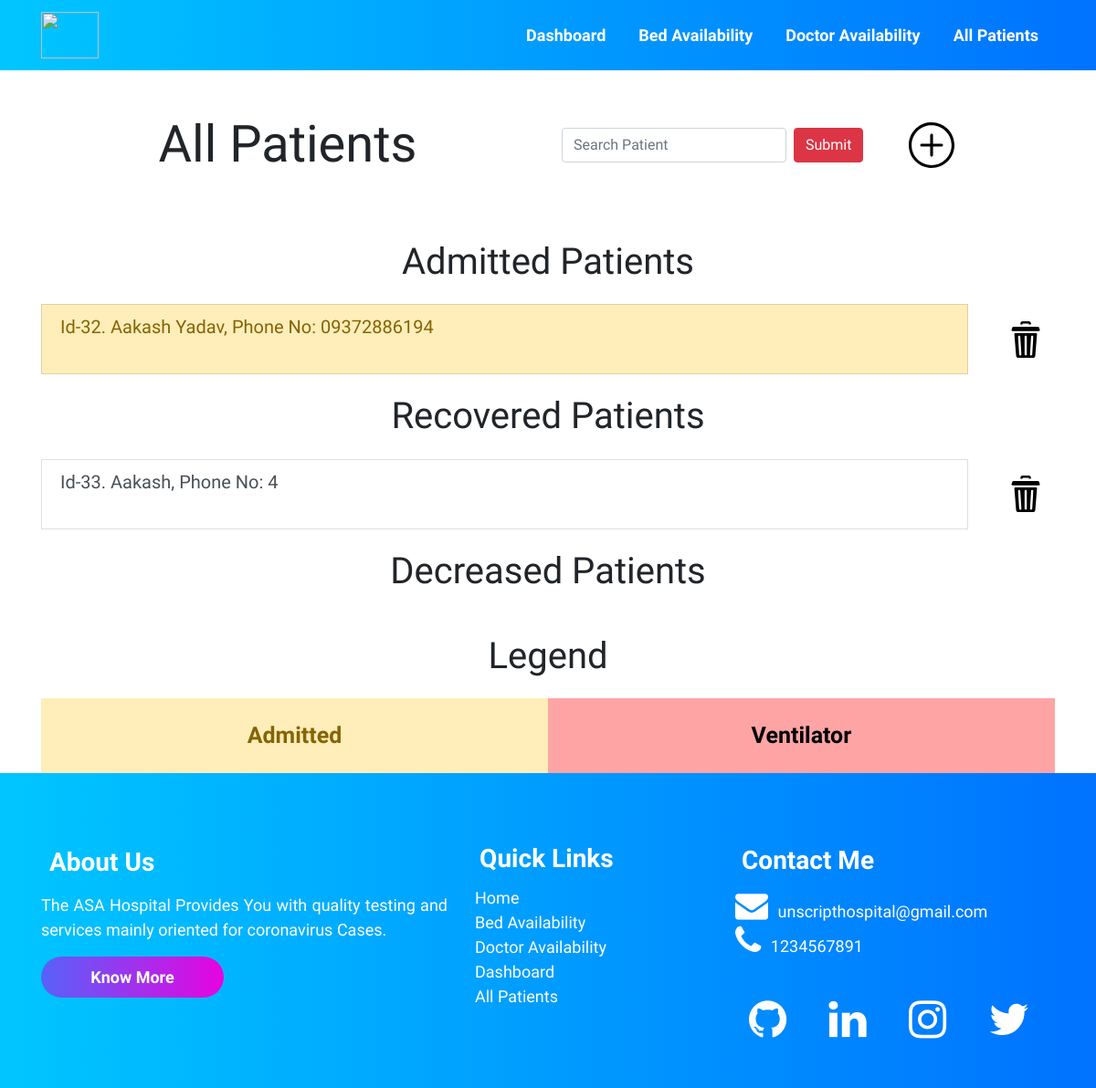
/allpatients/, run on an earlier commit of the app's database.
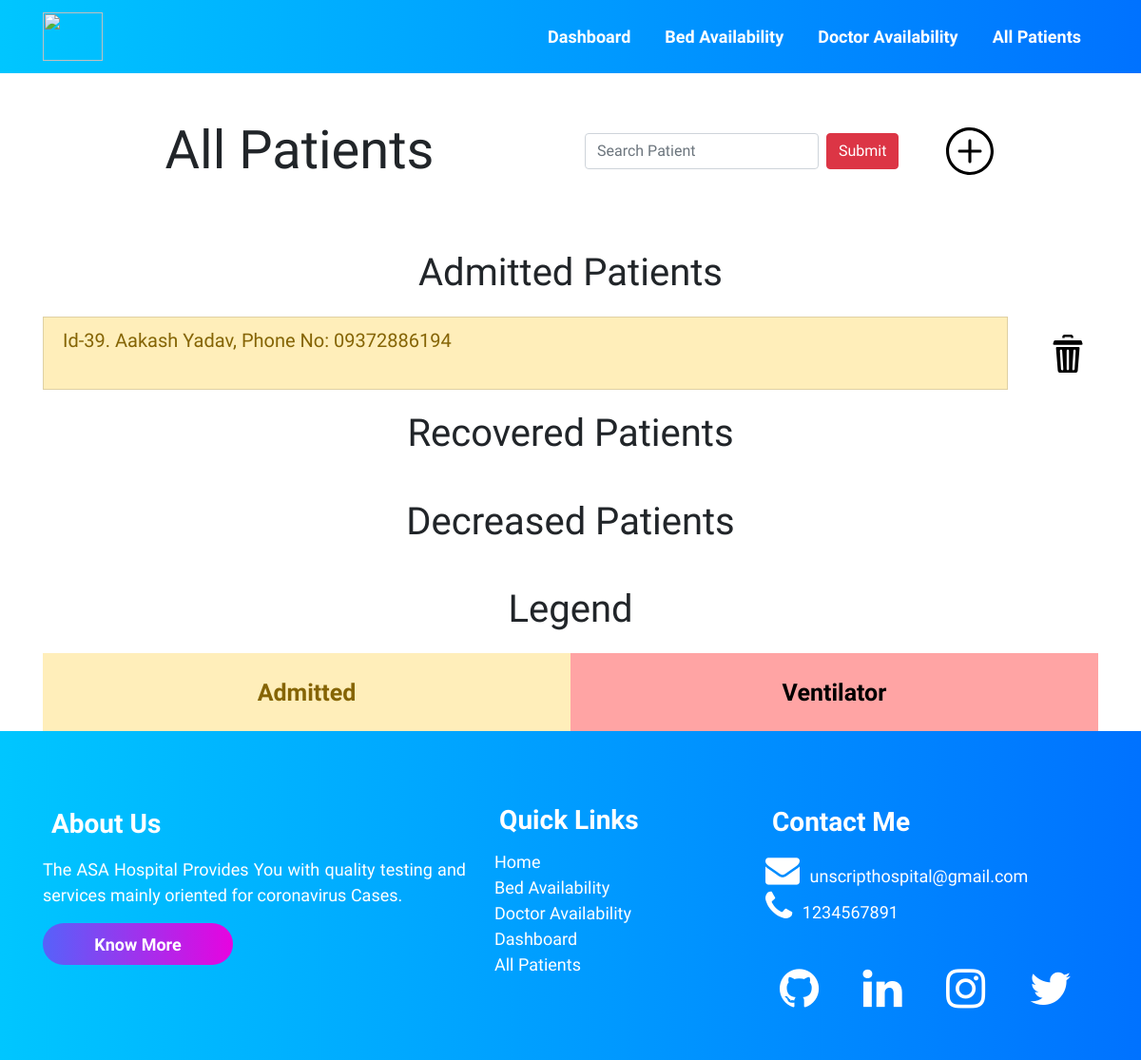
And on a later commit of the database.
### accounts/models.py (models this page shows, shortened)
class Patient (models.Model):
    patient_id = models.AutoField(primary_key=True)
    name = models.CharField(max_length=100)
    age = models.IntegerField()
    GENDERS = (
        (u'M', u'Male'),
        (u'F', u'Female'),
        (u'T', u'Transgender'),
        (u'O', u'Others'),
    )
    gender = models.CharField(max_length=2, null=True,
                              choices=GENDERS, default='M')
    phone = models.CharField(max_length=13)
    address = models.TextField(max_length=100)
    email_id = models.EmailField(max_length=254)
    date_admitted = models.DateField(auto_now=False, auto_now_add=False)
    oxygen_level = models.IntegerField(default=90)
    temperature = models.IntegerField(default=97)
    decreased = models.BooleanField(default=False)
    recovered = models.BooleanField(default=False)
    doctor = models.ForeignKey(Doctor, on_delete=models.CASCADE, default="")
    covid_test_result = models.ForeignKey(
        Result, on_delete=models.CASCADE, default="")
    room_no_and_bed_no = models.ForeignKey(
        Room, on_delete=models.CASCADE, default="")

### accounts/views.py (the view)
# urls.py: path("allpatients/", views.allpatients, name='allPatients'),
def allpatients(request):
    all_patients_query_set = Patient.objects.all()
    context = {
        'all_patients_query_set': all_patients_query_set
    }
    return render(request, 'allpatients.html', context)

### templates/allpatients.html (shortened to what this page needs)
{% extends 'innerbase.html' %}
{% load static %}
{% block cssLinks %}
<link rel="stylesheet" href="{% static 'css/bed.css' %}">
<link rel="stylesheet" href="{% static 'css/allpatients.css' %}">
{% endblock %}
{% block body %}
<div class="container">
    <div class="row">
        <div class="col-md-6 ">
            <h1 class="text-center my-5 header display-4">All Patients</h1>
        </div>
        <div class="col-md-4 d-flex align-items-center text-right">
            <form class="form-inline" action="/search" method="POST">
                <input class="form-control mr-sm-2" name="name" type="search" placeholder="Search Patient"
                    aria-label="Search" />
                <input class="btn btn-danger" type="submit">
            </form>
        </div>
        <div class="col-md-2  d-flex align-items-center">
            <a href="/addpatient">
                <img src="{% static '/icons/plus.svg' %}" height="50px" alt="Add the patient">
            </a>
        </div>
    </div>
    <ul class="list-group">
        <h1 class="text-center heading">Admitted Patients</h1>
        {% for patient in all_patients_query_set %}
        {% if patient.decreased %}
        {% elif patient.recovered %}
        {% else %}
        <div class="row">
            <div class="col-11"><a href="/patients/{{patient.patient_id}}" style="text-decoration: none;">
                    <li
                        class="list-group-item list-group-item-action {% if patient.room_no_and_bed_no.occupied %} list-group-item-warning  {% endif %} {% if patient.room_no_and_bed_no.ventilator %} list-group-item-danger {% endif %}">
                        <h5>Id-{{patient.patient_id}}. {{patient.name}}, Phone No: {{patient.phone}}</h5>
                    </li>
                </a></div>
            <div class="col-1 text-center align-self-center">
                <a href="/deletePatient/{{patient.patient_id}}">
                    <img src="{% static '/icons/delete.svg' %}" class="hover-item" width="40px" alt="Delete">
                </a>
            </div>
        </div>
        {% endif %}
        {% empty %}
        <li class="list-group-item list-group-item-action">NO PATIENTS IN DATABASE</li>
        {% endfor %}
        <h1 class="text-center heading">Recovered Patients</h1>
        {% for patient in all_patients_query_set %}
        {% if patient.recovered %}
        <div class="row">
            <div class="col-11"><a href="/patients/{{patient.patient_id}}" style="text-decoration: none;">
                    <li class="list-group-item list-group-item-action ">
                        <h5>Id-{{patient.patient_id}}. {{patient.name}}, Phone No: {{patient.phone}}</h5>
                    </li>
                </a></div>
            <div class="col-1 text-center align-self-center">
                <a href="/deletePatient/{{patient.patient_id}}">
                    <img src="{% static '/icons/delete.svg' %}" class="hover-item" width="40px" alt="Delete">
                </a>
            </div>
        </div>
        {% endif %}
        {% empty %}
        <li class="list-group-item list-group-item-action">NO PATIENTS IN DATABASE</li>
        {% endfor %}
        <h1 class="text-center heading">Decreased Patients</h1>
    </ul>
</div>
<div class="container">
    <h1 class="text-center heading-legend">Legend</h1>
    <div class="container">
        <div class="row text-center">
            <div class="col yellow list-group-item-warning  ">
                Admitted
            </div>
            <div class="col red">
                Ventilator
            </div>
        </div>
    </div>
</div>
{% endblock %}

What changed in the data, as far as the page shows it:
removed Patient: patient_id "32", name "Aakash Yadav", phone "09372886194", decreased False (drawn), shown under "Admitted Patients"
removed Patient: patient_id "33", name "Aakash", phone "4", recovered True (drawn), shown under "Recovered Patients"
added Patient: patient_id "39", name "Aakash Yadav", phone "09372886194", decreased False (drawn), shown under "Admitted Patients"
